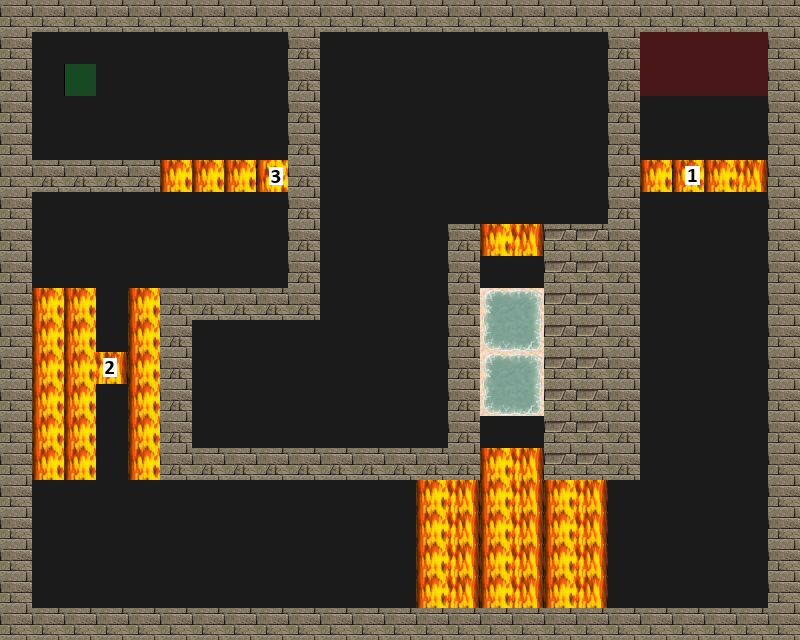

Below is a game level as drawn by its tile map, then a one-line description and the .tmx file that defines it, in full:
An orthogonal 25x20 tile map with 32x32 px tiles, 4 tile layers (Road, Trap, Wall, Utility), 4 tilesets.

<map version="1.0" tiledversion="1.1.5" orientation="orthogonal" renderorder="right-down" width="25" height="20" tilewidth="32" tileheight="32" infinite="0" nextobjectid="1">
 <tileset firstgid="1" source="tilesets/meta.tsx" />
 <tileset firstgid="3" source="tilesets/road.tsx" />
 <tileset firstgid="4" source="tilesets/traps.tsx" />
 <tileset firstgid="196" source="tilesets/wallsandroofs.tsx" />
 <layer name="Road" width="25" height="20">
  <data encoding="csv">
3,3,3,3,3,3,3,3,3,3,3,3,3,3,3,3,3,3,3,3,3,3,3,3,3,
3,3,3,3,3,3,3,3,3,3,3,3,3,3,3,3,3,3,3,3,3,3,3,3,3,
3,3,3,3,3,3,3,3,3,3,3,3,3,3,3,3,3,3,3,3,3,3,3,3,3,
3,3,3,3,3,3,3,3,3,3,3,3,3,3,3,3,3,3,3,3,3,3,3,3,3,
3,3,3,3,3,3,3,3,3,3,3,3,3,3,3,3,3,3,3,3,3,3,3,3,3,
3,3,3,3,3,3,3,3,3,3,3,3,3,3,3,3,3,3,3,3,3,3,3,3,3,
3,3,3,3,3,3,3,3,3,3,3,3,3,3,3,3,3,3,3,3,3,3,3,3,3,
3,3,3,3,3,3,3,3,3,3,3,3,3,3,3,3,3,3,3,3,3,3,3,3,3,
3,3,3,3,3,3,3,3,3,3,3,3,3,3,3,3,3,3,3,3,3,3,3,3,3,
3,3,3,3,3,3,3,3,3,3,3,3,3,3,3,3,3,3,3,3,3,3,3,3,3,
3,3,3,3,3,3,3,3,3,3,3,3,3,3,3,3,3,3,3,3,3,3,3,3,3,
3,3,3,3,3,3,3,3,3,3,3,3,3,3,3,3,3,3,3,3,3,3,3,3,3,
3,3,3,3,3,3,3,3,3,3,3,3,3,3,3,3,3,3,3,3,3,3,3,3,3,
3,3,3,3,3,3,3,3,3,3,3,3,3,3,3,3,3,3,3,3,3,3,3,3,3,
3,3,3,3,3,3,3,3,3,3,3,3,3,3,3,3,3,3,3,3,3,3,3,3,3,
3,3,3,3,3,3,3,3,3,3,3,3,3,3,3,3,3,3,3,3,3,3,3,3,3,
3,3,3,3,3,3,3,3,3,3,3,3,3,3,3,3,3,3,3,3,3,3,3,3,3,
3,3,3,3,3,3,3,3,3,3,3,3,3,3,3,3,3,3,3,3,3,3,3,3,3,
3,3,3,3,3,3,3,3,3,3,3,3,3,3,3,3,3,3,3,3,3,3,3,3,3,
3,3,3,3,3,3,3,3,3,3,3,3,3,3,3,3,3,3,3,3,3,3,3,3,3
</data>
 </layer>
 <layer name="Trap" width="25" height="20">
  <data encoding="csv">
0,0,0,0,0,0,0,0,0,0,0,0,0,0,0,0,0,0,0,0,0,0,0,0,0,
0,0,0,0,0,0,0,0,0,0,0,0,0,0,0,0,0,0,0,0,0,0,0,0,0,
0,0,0,0,0,0,0,0,0,0,0,0,0,0,0,0,0,0,0,0,0,0,0,0,0,
0,0,0,0,0,0,0,0,0,0,0,0,0,0,0,0,0,0,0,0,0,0,0,0,0,
0,0,0,0,0,0,0,0,0,0,0,0,0,0,0,0,0,0,0,0,0,0,0,0,0,
0,0,0,0,0,162,162,162,176,0,0,0,0,0,0,0,0,0,0,0,162,160,162,163,0,
0,0,0,0,0,0,0,0,0,0,0,0,0,0,0,0,0,0,0,0,0,0,0,0,0,
0,0,0,0,0,0,0,0,0,0,0,0,0,0,0,162,163,0,0,0,0,0,0,0,0,
0,0,0,0,0,0,0,0,0,0,0,0,0,0,0,0,0,0,0,0,0,0,0,0,0,
0,162,162,0,162,0,0,0,0,0,0,0,0,0,0,80,81,0,0,0,0,0,0,0,0,
0,162,162,0,162,0,0,0,0,0,0,0,0,0,0,96,97,0,0,0,0,0,0,0,0,
0,162,162,161,162,0,0,0,0,0,0,0,0,0,0,80,81,0,0,0,0,0,0,0,0,
0,162,162,0,162,0,0,0,0,0,0,0,0,0,0,96,97,0,0,0,0,0,0,0,0,
0,162,162,0,162,0,0,0,0,0,0,0,0,0,0,0,0,0,0,0,0,0,0,0,0,
0,162,162,0,162,0,0,0,0,0,0,0,0,0,0,162,163,0,0,0,0,0,0,0,0,
0,0,0,0,0,0,0,0,0,0,0,0,0,162,163,162,163,162,163,0,0,0,0,0,0,
0,0,0,0,0,0,0,0,0,0,0,0,0,162,163,162,163,162,163,0,0,0,0,0,0,
0,0,0,0,0,0,0,0,0,0,0,0,0,162,163,162,163,162,163,0,0,0,0,0,0,
0,0,0,0,0,0,0,0,0,0,0,0,0,162,163,162,163,162,163,0,0,0,0,0,0,
0,0,0,0,0,0,0,0,0,0,0,0,0,0,0,0,0,0,0,0,0,0,0,0,0
</data>
 </layer>
 <layer name="Wall" width="25" height="20">
  <data encoding="csv">
261,261,261,261,261,261,261,261,261,261,261,261,261,261,261,261,261,261,261,261,261,261,261,261,261,
261,0,0,0,0,0,0,0,0,309,0,0,0,0,0,0,0,0,0,309,0,0,0,0,261,
261,0,0,0,0,0,0,0,0,309,0,0,0,0,0,0,0,0,0,309,0,0,0,0,261,
261,0,0,0,0,0,0,0,0,309,0,0,0,0,0,0,0,0,0,309,0,0,0,0,261,
261,0,0,0,0,0,0,0,0,309,0,0,0,0,0,0,0,0,0,309,0,0,0,0,261,
261,309,309,309,309,0,0,0,0,309,0,0,0,0,0,0,0,0,0,309,0,0,0,0,261,
261,0,0,0,0,0,0,0,0,309,0,0,0,0,0,0,0,0,0,309,0,0,0,0,261,
261,0,0,0,0,0,0,0,0,309,0,0,0,0,309,0,0,248,248,309,0,0,0,0,261,
261,0,0,0,0,0,0,0,0,309,0,0,0,0,309,0,0,248,248,309,0,0,0,0,261,
261,0,0,0,0,309,309,309,309,309,0,0,0,0,309,0,0,248,248,309,0,0,0,0,261,
261,0,0,0,0,309,0,0,0,0,0,0,0,0,309,0,0,248,248,309,0,0,0,0,261,
261,0,0,0,0,309,0,0,0,0,0,0,0,0,309,0,0,248,248,309,0,0,0,0,261,
261,0,0,0,0,309,0,0,0,0,0,0,0,0,309,0,0,248,248,309,0,0,0,0,261,
261,0,0,0,0,309,0,0,0,0,0,0,0,0,309,0,0,248,248,309,0,0,0,0,261,
261,0,0,0,0,309,309,309,309,309,309,309,309,309,309,0,0,248,248,309,0,0,0,0,261,
261,0,0,0,0,0,0,0,0,0,0,0,0,0,0,0,0,0,0,0,0,0,0,0,261,
261,0,0,0,0,0,0,0,0,0,0,0,0,0,0,0,0,0,0,0,0,0,0,0,261,
261,0,0,0,0,0,0,0,0,0,0,0,0,0,0,0,0,0,0,0,0,0,0,0,261,
261,0,0,0,0,0,0,0,0,0,0,0,0,0,0,0,0,0,0,0,0,0,0,0,261,
261,261,261,261,261,261,261,261,261,261,261,261,261,261,261,261,261,261,261,261,261,261,261,261,261
</data>
 </layer>
 <layer name="Utility" width="25" height="20">
  <data encoding="csv">
0,0,0,0,0,0,0,0,0,0,0,0,0,0,0,0,0,0,0,0,0,0,0,0,0,
0,0,0,0,0,0,0,0,0,0,0,0,0,0,0,0,0,0,0,0,1,1,1,1,0,
0,0,2,0,0,0,0,0,0,0,0,0,0,0,0,0,0,0,0,0,1,1,1,1,0,
0,0,0,0,0,0,0,0,0,0,0,0,0,0,0,0,0,0,0,0,0,0,0,0,0,
0,0,0,0,0,0,0,0,0,0,0,0,0,0,0,0,0,0,0,0,0,0,0,0,0,
0,0,0,0,0,0,0,0,0,0,0,0,0,0,0,0,0,0,0,0,0,0,0,0,0,
0,0,0,0,0,0,0,0,0,0,0,0,0,0,0,0,0,0,0,0,0,0,0,0,0,
0,0,0,0,0,0,0,0,0,0,0,0,0,0,0,0,0,0,0,0,0,0,0,0,0,
0,0,0,0,0,0,0,0,0,0,0,0,0,0,0,0,0,0,0,0,0,0,0,0,0,
0,0,0,0,0,0,0,0,0,0,0,0,0,0,0,0,0,0,0,0,0,0,0,0,0,
0,0,0,0,0,0,0,0,0,0,0,0,0,0,0,0,0,0,0,0,0,0,0,0,0,
0,0,0,0,0,0,0,0,0,0,0,0,0,0,0,0,0,0,0,0,0,0,0,0,0,
0,0,0,0,0,0,0,0,0,0,0,0,0,0,0,0,0,0,0,0,0,0,0,0,0,
0,0,0,0,0,0,0,0,0,0,0,0,0,0,0,0,0,0,0,0,0,0,0,0,0,
0,0,0,0,0,0,0,0,0,0,0,0,0,0,0,0,0,0,0,0,0,0,0,0,0,
0,0,0,0,0,0,0,0,0,0,0,0,0,0,0,0,0,0,0,0,0,0,0,0,0,
0,0,0,0,0,0,0,0,0,0,0,0,0,0,0,0,0,0,0,0,0,0,0,0,0,
0,0,0,0,0,0,0,0,0,0,0,0,0,0,0,0,0,0,0,0,0,0,0,0,0,
0,0,0,0,0,0,0,0,0,0,0,0,0,0,0,0,0,0,0,0,0,0,0,0,0,
0,0,0,0,0,0,0,0,0,0,0,0,0,0,0,0,0,0,0,0,0,0,0,0,0
</data>
 </layer>
</map>
